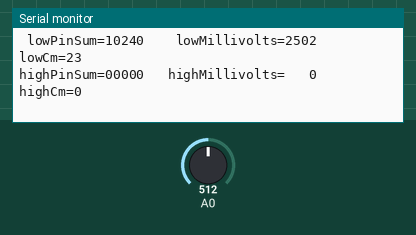
Simulated run of this sketch. Board: ATtiny85, built with avr-gcc and run on an emulated ATtiny85. On the bench: the last lines printed to the serial monitor. Inputs (shaded band) come from the test bench; at power-on: A0 = 512.

Above: at 1.2 s.
1.3 s: A0 set to 122
At 1.47 s:
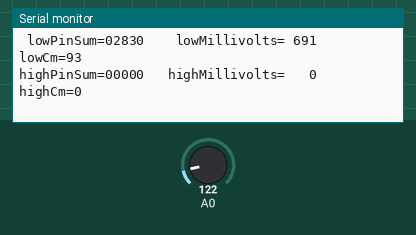
3.0 s: A0 set to 0
At 3.2 s:
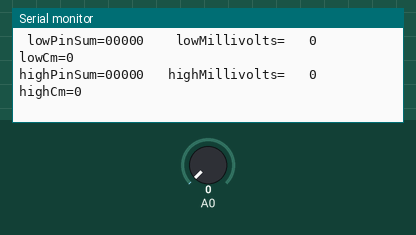
4.7 s: A0 set to 18
At 4.94 s:
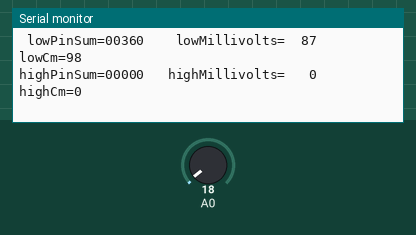

The sketch:

sketch_jan11b.ino
```cpp
const int LOW_PIN = 0; //analog pin 0
const int HIGH_PIN = 5; //analog pin 5

void setup() {
  Serial.begin(9600);
}

extern
void serial_printf(const char *fmt, ... ) ;


int average_sampler(const int pin, const int times) {
  int32_t sum = 0;
  for (int ndx = 0; ndx < times; ++ndx) {
    sum += analogRead(pin);
  }
  return sum / times;
}

int max_sampler(const int pin, const int times) {
  int best = -1;
  for (int ndx = 0; ndx < times; ++ndx) {
    int val = analogRead(pin);
    if (best < val) {
      best = val;
    }
  }
  return best;
}

int min_sampler(const int pin, const int times) {
  int best = 10000;
  for (int ndx = 0; ndx < times; ++ndx) {
    int val = analogRead(pin);
    if (best > val) {
      best = val;
    }
  }
  return best;
}

int last = -1;

// Sharp GP2Y0A02YK IR Range Sensor.
// Datasheet: http://sharp-world.com/products/device/lineup/data/pdf/datasheet/gp2y0a02_e.pdf
//
// From: http://www.robotshop.com/PDF/Sharp_GP2Y0A02YK_Ranger.pdf
// An curve fit formula is used to approximate distance as a function of voltage:
//
//             A + B*V
//     D = ---------------
//         1 + C*X + D*X^2
//
// where
//   D   = Distance (cm)
//   V   =  Voltage (V)
//   A   =  0.008 271
//   B   =  939.6
//   C   = -3.398
//   D   =  17.339

class GP2Y0A02YK {
 private:
  static const float A = 0.0082712905f;
  static const float B = 939.57652f;
  static const float C = -3.3978697f;
  static const float D = 17.339222f;
 public:
  static float millivoltsToCentimeters(const int16_t mV) {
    float V = mV / 1000.0f;
    return (A + B * V) / (1.0 + C * V + D * V * V);
  }
  static float analogReadingToCentimeters(const int16_t ar) {
    float V = ar * 5.0f / 1023.0f;
    return (A + B * V) / (1.0 + C * V + D * V * V);
  }
  static float voltsToCentimeters(const float V) {
    return (A + B * V) / (1.0 + C * V + D * V * V);
  }
};

const int analogSamples = 20;
const float sumToVolts = 5.0f / (1023.0f * analogSamples);

void loop() {
  int32_t lowPinSum = 0, highPinSum = 0;
  for (int ndx = 0; ndx < analogSamples; ++ndx) {
    lowPinSum += analogRead(LOW_PIN);
    highPinSum += analogRead(HIGH_PIN);
  }
  float lowPinVolts = lowPinSum * sumToVolts;
  float highPinVolts = highPinSum * sumToVolts;
  int lowCm = (int)GP2Y0A02YK::voltsToCentimeters(lowPinVolts);
  int highCm = (int)GP2Y0A02YK::voltsToCentimeters(highPinVolts);

  serial_printf(" lowPinSum=%05ld    lowMillivolts=%4d    lowCm=%d\n",  lowPinSum,  (int)(lowPinVolts*1000),  lowCm);
  serial_printf("highPinSum=%05ld   highMillivolts=%4d   highCm=%d\n", highPinSum, (int)(highPinVolts*1000), highCm);

  delay(200);
}
```

utilities.ino
```cpp
#include <stdarg.h>

void serial_printf(const char *fmt, ... ) {
  char tmp[128]; // resulting string limited to 128 chars
  va_list args;
  va_start (args, fmt );
  vsnprintf(tmp, 128, fmt, args);
  va_end (args);
  Serial.print(tmp);
}

int16_t readVccMillivolts() {
  // Read 1.1V reference against Vcc
  // Set the reference to Vcc and the measurement to the internal 1.1V reference
  #if defined(__AVR_ATmega32U4__) || defined(__AVR_ATmega1280__) || defined(__AVR_ATmega2560__)
    ADMUX = _BV(REFS0) | _BV(MUX4) | _BV(MUX3) | _BV(MUX2) | _BV(MUX1);
  #elif defined (__AVR_ATtiny24__) || defined(__AVR_ATtiny44__) || defined(__AVR_ATtiny84__)
    ADMUX = _BV(MUX5) | _BV(MUX0);
  #elif defined (__AVR_ATtiny25__) || defined(__AVR_ATtiny45__) || defined(__AVR_ATtiny85__)
    ADMUX = _BV(MUX3) | _BV(MUX2);
  #else
    ADMUX = _BV(REFS0) | _BV(MUX3) | _BV(MUX2) | _BV(MUX1);
  #endif

  delay(2); // Wait for Vref to settle
  ADCSRA |= _BV(ADSC); // Start conversion
  while (bit_is_set(ADCSRA,ADSC)); // measuring

  uint8_t low  = ADCL; // must read ADCL first - it then locks ADCH
  uint8_t high = ADCH; // unlocks both

  long result = (high<<8) | low;

  result = 1125300L / result; // Calculate Vcc (in mV); 1125300 = 1.1*1023*1000
  return int16_t(result); // Vcc in millivolts
}

// mvcc is Vcc in millivolts.
// Result is millivolts.
int16_t analogReadMillivolts(const int pin, const int16_t mvcc) {
  const int16_t sensor = analogRead(pin);
  const int16_t result = int16_t((sensor * int32_t(mvcc)) / 1023);
  serial_printf("sensor=%4d  mvcc=%4d   result -> %4d\n", sensor, mvcc, result);
  return result;
}

// Result is millivolts.
int16_t analogReadMillivolts(const int pin) {
  const int16_t mvcc = readVccMillivolts();
  return analogReadMillivolts(pin, mvcc);
}
```

Measured:
- after the input at 1.3 s, the serial monitor: prints a new line at once (image 1)
- after the input at 3.0 s, the serial monitor: prints a new line at once (image 2)
- after the input at 4.7 s, the serial monitor: prints a new line after 0.07 s (image 3)
